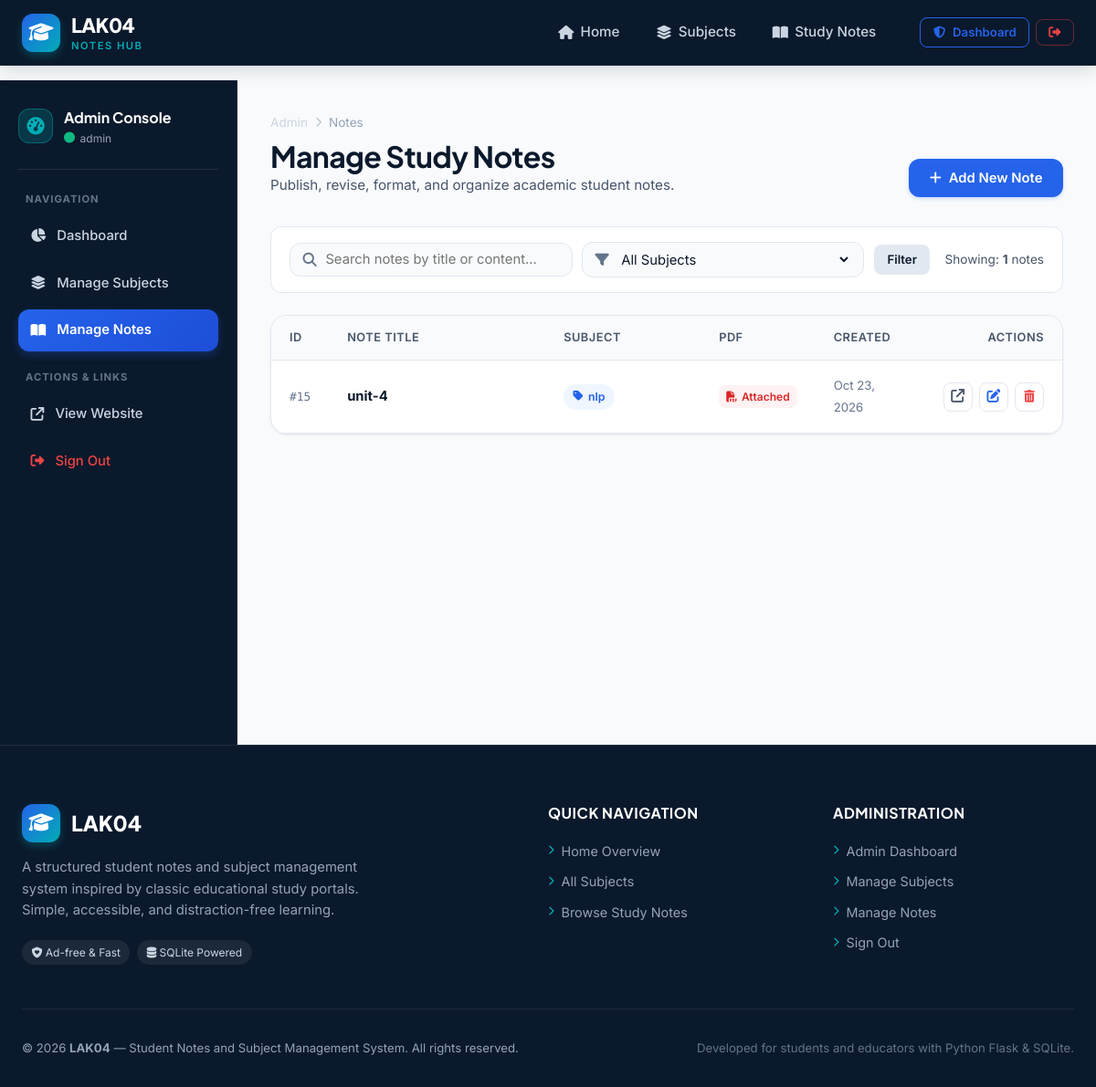
Page /admin/notes (signed in) on the committed database.
### tables this page shows
CREATE TABLE notes (
            id INTEGER PRIMARY KEY AUTOINCREMENT,
            title TEXT NOT NULL,
            subject_id INTEGER NOT NULL,
            description TEXT,
            content TEXT NOT NULL,
            pdf_url TEXT,
            created_at TIMESTAMP DEFAULT CURRENT_TIMESTAMP,
            updated_at TIMESTAMP DEFAULT CURRENT_TIMESTAMP,
            FOREIGN KEY (subject_id) REFERENCES subjects (id) ON DELETE RESTRICT
        );

CREATE TABLE subjects (
            id INTEGER PRIMARY KEY AUTOINCREMENT,
            name TEXT UNIQUE NOT NULL,
            description TEXT,
            created_at TIMESTAMP DEFAULT CURRENT_TIMESTAMP
        );

### app.py (the view)
@app.route('/admin/notes')
@login_required
def manage_notes():
    search = request.args.get('search', '').strip()
    subject_id_raw = request.args.get('subject_id', '').strip()
    subject_id = int(subject_id_raw) if subject_id_raw.isdigit() else None
    notes = get_all_notes(search=search if search else None, subject_id=subject_id)
    subjects = get_all_subjects()
    return render_template(
        'manage_notes.html',
        notes=notes,
        subjects=subjects,
        search=search,
        selected_subject_id=subject_id
    )

### app.py (called while the page is built, shortened)
def generate_csrf_token():
    if 'csrf_token' not in session:
        session['csrf_token'] = secrets.token_hex(32)
    return session['csrf_token']

@app.before_request
def csrf_protect():
    if request.method == "POST":
        token = request.form.get('csrf_token')
        expected_token = session.get('csrf_token')
        if not expected_token or not token or not secrets.compare_digest(token, expected_token):
            abort(403, description="CSRF token validation failed. Please refresh the page and try again.")

@app.context_processor
def inject_global_template_context():
    return {
        'csrf_token': generate_csrf_token(),
        'app_name': Config.APP_NAME,
        'app_tagline': Config.APP_TAGLINE,
        'current_year': datetime.now().year,
        'is_admin_logged_in': 'admin_id' in session,
        'admin_username': session.get('admin_username')
    }

@app.template_filter('format_date')
def format_date_filter(value, format_str="%b %d, %Y"):
    if not value:
        return ""
    if isinstance(value, datetime):
        return value.strftime(format_str)
    return str(value)

def login_required(view_func):
    @wraps(view_func)
    def decorated_view(*args, **kwargs):
        if 'admin_id' not in session:
            flash("Please log in to access the administrator panel.", "warning")
            return redirect(url_for('admin_login', next=request.path))
        return view_func(*args, **kwargs)
    return decorated_view

### models.py (called while the page is built)
def get_db():
    if 'db' not in g:
        g.db = sqlite3.connect(
            Config.DATABASE,
            detect_types=sqlite3.PARSE_DECLTYPES
        )
        g.db.row_factory = sqlite3.Row
        g.db.execute("PRAGMA foreign_keys = ON;")
    return g.db

def get_all_subjects(search=None):
    db = get_db()
    query = """
        SELECT s.id, s.name, s.description, s.created_at,
               COUNT(n.id) AS notes_count
        FROM subjects s
        LEFT JOIN notes n ON s.id = n.subject_id
    """
    params = []
    if search:
        query += " WHERE s.name LIKE ? OR s.description LIKE ?"
        term = f"%{search.strip()}%"
        params.extend([term, term])
    query += " GROUP BY s.id ORDER BY s.name ASC"
    return db.execute(query, params).fetchall()

### templates/manage_notes.html (shortened to what this page needs)
{% extends "base.html" %}
{% block content %}
<div class="admin-layout">
    <aside class="admin-sidebar" id="admin-sidebar">
        <div class="sidebar-brand">
            <span class="sidebar-brand-icon"><i class="fa-solid fa-gauge-high"></i></span>
            <div class="sidebar-brand-info">
                <span class="sidebar-title">Admin Console</span>
                <span class="sidebar-user"><i class="fa-solid fa-circle text-success"></i> {{ admin_username }}</span>
            </div>
        </div>
        <nav class="sidebar-nav">
            <div class="sidebar-section-title">Navigation</div>
            <ul class="sidebar-menu">
                <li class="sidebar-item">
                    <a href="{{ url_for('admin_dashboard') }}" class="sidebar-link">
                        <i class="fa-solid fa-chart-pie"></i>
                        <span>Dashboard</span>
                    </a>
                </li>
                <li class="sidebar-item">
                    <a href="{{ url_for('manage_subjects') }}" class="sidebar-link">
                        <i class="fa-solid fa-layer-group"></i>
                        <span>Manage Subjects</span>
                    </a>
                </li>
                <li class="sidebar-item">
                    <a href="{{ url_for('manage_notes') }}" class="sidebar-link active">
                        <i class="fa-solid fa-book-open"></i>
                        <span>Manage Notes</span>
                    </a>
                </li>
            </ul>
            <div class="sidebar-section-title">Actions & Links</div>
            <ul class="sidebar-menu">
                <li class="sidebar-item">
                    <a href="{{ url_for('index') }}" class="sidebar-link" target="_blank">
                        <i class="fa-solid fa-arrow-up-right-from-square"></i>
                        <span>View Website</span>
                    </a>
                </li>
                <li class="sidebar-item">
                    <a href="{{ url_for('admin_logout') }}" class="sidebar-link text-danger">
                        <i class="fa-solid fa-right-from-bracket"></i>
                        <span>Sign Out</span>
                    </a>
                </li>
            </ul>
        </nav>
    </aside>
    <div class="admin-main-content">
        <div class="admin-topbar">
            <div>
                <div class="breadcrumbs admin-breadcrumbs">
                    <a href="{{ url_for('admin_dashboard') }}">Admin</a>
                    <i class="fa-solid fa-chevron-right separator"></i>
                    <span>Notes</span>
                </div>
                <h1 class="admin-page-title">Manage Study Notes</h1>
                <p class="admin-page-subtitle">Publish, revise, format, and organize academic student notes.</p>
            </div>
            <div>
                <a href="{{ url_for('note_create') }}" class="btn btn-primary">
                    <i class="fa-solid fa-plus"></i> Add New Note
                </a>
            </div>
        </div>
        <div class="admin-toolbar-card">
            <form action="{{ url_for('manage_notes') }}" method="GET" class="admin-search-form notes-admin-filter">
                <div class="filter-input-group">
                    <i class="fa-solid fa-magnifying-glass filter-icon"></i>
                    <input
                        type="text"
                        name="search"
                        value="{{ search }}"
                        placeholder="Search notes by title or content..."
                    >
                </div>
                <div class="filter-input-group select-group">
                    <i class="fa-solid fa-filter filter-icon"></i>
                    <select name="subject_id" onchange="this.form.submit()">
                        <option value="">All Subjects</option>
                    </select>
                </div>
                <button type="submit" class="btn btn-secondary btn-sm">Filter</button>
            </form>
            <div class="toolbar-stats">
                <span>Showing: <strong>{{ notes|length }}</strong> notes</span>
            </div>
        </div>
        <div class="admin-panel-card">
            <div class="panel-card-body table-responsive">
                {% if notes %}
                    <table class="data-table">
                        <thead>
                            <tr>
                                <th style="width: 50px;">ID</th>
                                <th>Note Title</th>
                                <th style="width: 170px;">Subject</th>
                                <th style="width: 90px;">PDF</th>
                                <th style="width: 120px;">Created</th>
                                <th class="text-right" style="width: 150px;">Actions</th>
                            </tr>
                        </thead>
                        <tbody>
                            {% for note in notes %}
                                <tr>
                                    <td><span class="table-id">#{{ note.id }}</span></td>
                                    <td>
                                        <a href="{{ url_for('note_detail', note_id=note.id) }}" target="_blank" class="table-item-title" title="Open student view">
                                            <strong>{{ note.title }}</strong>
                                        </a>
                                    </td>
                                    <td>
                                        <span class="badge-tag"><i class="fa-solid fa-tag"></i> {{ note.subject_name }}</span>
                                    </td>
                                    <td>
                                        {% if note.pdf_url %}
                                            <a href="{{ note.pdf_url }}" target="_blank" rel="noopener noreferrer" class="badge-mini-pdf" title="View attached PDF">
                                                <i class="fa-solid fa-file-pdf"></i> Attached
                                            </a>
                                        {% else %}
                                            <span class="badge-none-pdf">None</span>
                                        {% endif %}
                                    </td>
                                    <td>
                                        <span class="table-date">{{ note.created_at|format_date }}</span>
                                    </td>
                                    <td class="text-right">
                                        <div class="table-actions">
                                            <a href="{{ url_for('note_detail', note_id=note.id) }}" class="btn-icon" title="View Public Note" target="_blank">
                                                <i class="fa-solid fa-arrow-up-right-from-square"></i>
                                            </a>
                                            <a href="{{ url_for('note_edit', note_id=note.id) }}" class="btn-icon text-primary" title="Edit Note">
                                                <i class="fa-solid fa-pen-to-square"></i>
                                            </a>
                                            <button
                                                type="button"
                                                class="btn-icon text-danger"
                                                title="Delete Note"
                                                data-id="{{ note.id }}"
                                                data-title="{{ note.title }}"
                                                data-url="{{ url_for('note_delete', note_id=note.id) }}"
                                                onclick="openDeleteNoteModal(this)"
                                            >
                                                <i class="fa-solid fa-trash-can"></i>
                                            </button>
                                        </div>
                                    </td>
                                </tr>
                            {% endfor %}
                        </tbody>
                    </table>
                {% endif %}
            </div>
        </div>
    </div>
</div>
{% endblock %}

### rows in the picture
notes: id "15", title "unit-4", subject_name "nlp", created_at "Oct 23, 2026"

### other values in the picture
{{ app_name }} "LAK04"
{{ admin_username }} "admin"
{{ notes|length }} "1"
